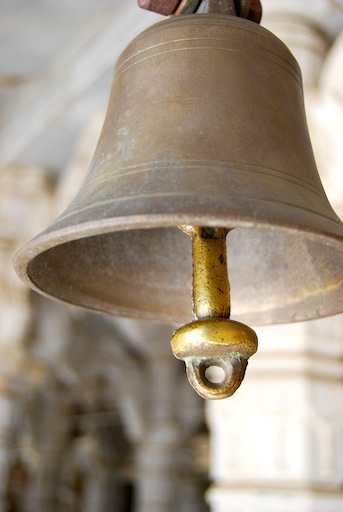
#> input picture images/bell.jpg, 343 x 512 px
$ jupyter execute --allow-errors dip2.ipynb
#> lines starting #> are read from the running program, lines starting #| are printed output that depends on the picture
# DIP ASSIGNMENT 2 - 2019900009

[cell 1]
import cv2
import matplotlib.pyplot as plt
import psutil
import plotly.io as pio
import plotly.express as px
from plotly.subplots import make_subplots
import plotly.graph_objects as go
from plotly.offline import init_notebook_mode
import numpy as np
from skimage.transform import resize, rescale
from scipy import fftpack
import skimage.filters
init_notebook_mode(connected = True)
import math
import os
from cmath import exp, pi
from math import log, ceil
import time

[cell 2]
from scipy.fftpack import fft2,ifft2

## Q1 - Linear Spatial Filters

[cell 3]
def zeroPadImage(im,k):
    c,r = im.shape[:2]
    pad = int((k-1)/2)
    N,M = c+(2*pad),r+(2*pad)
    tmp = np.zeros((N,M))
    tmp[pad:N-pad,pad:M-pad] = im
    return tmp

[cell 4]
def lowPassFilter(im,k):
    fil = (1/k*k)*np.ones((k,k))
    w = int((k-1)/2)
    cols,rows = im.shape[:2]
    out = np.zeros((cols,rows))
    tmp = zeroPadImage(im,k)
    N,M = tmp.shape
    for i in range(w,M-w):
        for j in range(w,N-w):
            m = im[i-w:i+w+1, j-w:j+w+1]**fil
            out[i-w][j-w] = int(m)
    return out

[cell 5]
def customAvgFilter(im,k):
    c,r = im.shape[:2]
    w = int((k-1)/2)
    tmp = zeroPadImage(im,k)
    M,N = tmp.shape
    mean = np.zeros((c,r))
    for i in range(w,M-w):
        Cols = np.zeros((k,k))
        Cols[:,:] = tmp[i-w:i+w+1,:k]
        for j in range(w,N-w):
            mean[i-w][j-w] = np.mean(Cols)
            newCol = np.reshape(np.array(tmp[i-w:i+w+1, j+w]),(k, 1))
            Cols = np.delete(Cols, 0, 1)
            Cols = np.append(Cols, newCol, axis=1)
    return mean

[cell 6]
sizes = []
images = []

im1 = cv2.imread("../images/bell.jpg",0)
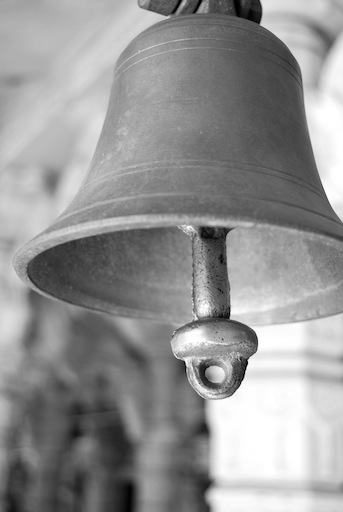
#> im1: shape (512, 343); min 0, max 255, mean 147.7
im2 = cv2.imread("../images/kobe.png",0)
im3 = cv2.imread("../images/mountain.jpg",0)
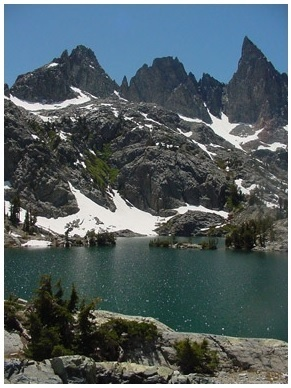
#> input picture images/mountain.jpg, 291 x 388 px
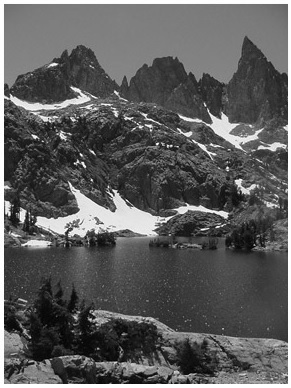
#> im3: shape (388, 291); min 0, max 255, mean 92.5
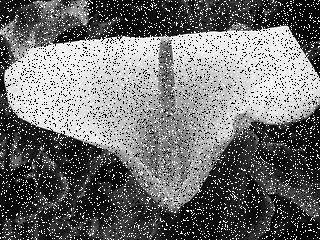
#> input picture images/Noisy.jpg, 320 x 240 px
#> further down, im is the input picture: shape (240, 320); min 0, max 255, mean 113.1
#| (240, 320)

images.append(im1)
images.append(im2)
images.append(im3)

sizes.append(im1.shape[0]*im1.shape[1])
#> (the rest of this cell did not finish here and is left out)

[cell 7]
kArr = [3,5,7,9]
runtimes = []

#> (the rest of this cell did not finish here and is left out)

[cell 8]
plt.plot(kArr,runtimes[0],label='size='+str(sizes[0]))
#> (the rest of this cell did not finish here and is left out)

[cell 9]
def customMedFilter(im,k):
#> called with k = 5
    c,r = im.shape[:2]
#> c = 240; r = 320
    w = int((k-1)/2)
    tmp = zeroPadImage(im,k)
#> in zeroPadImage (call 5), `tmp[pad:N-pad,pad:M-pad] = im`:
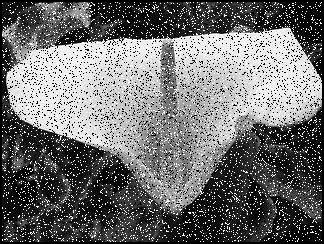
#> tmp: shape (244, 324) float64; min 0, max 255, mean 109.8
    M,N = tmp.shape
#> M = 244; N = 324
    mean = np.zeros((c,r))
    for i in range(w,M-w):
        Cols = np.zeros((k,k))
        Cols[:,:] = tmp[i-w:i+w+1,:k]
        for j in range(w,N-w):
            mean[i-w][j-w] = np.median(Cols)
            newCol = np.reshape(np.array(tmp[i-w:i+w+1, j+w]),(k, 1))
            Cols = np.delete(Cols, 0, 1)
            Cols = np.append(Cols, newCol, axis=1)
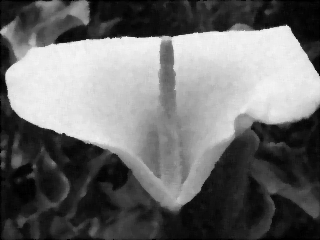
#> mean: shape (240, 320) float64; min 0, max 249, mean 108.6
    return mean

[cell 10]
im = cv2.imread("../images/Noisy.jpg",0)
print(im.shape)

[cell 11]
out = customMedFilter(im,5)

[cell 12]
fig, axs = plt.subplots(1, 2,figsize=(30,20))
axs[0].imshow(im, cmap="gray")
axs[0].set_title('Input Image')
axs[1].imshow(out, cmap="gray")
axs[1].set_title('Filtered image')

axs[0].axis("off")
axs[1].axis("off")

## Q2 - Edge Detection

[cell 13]
img = cv2.imread("../images/bell.jpg",0)

[cell 14]
edges = cv2.Canny(img,100,250)
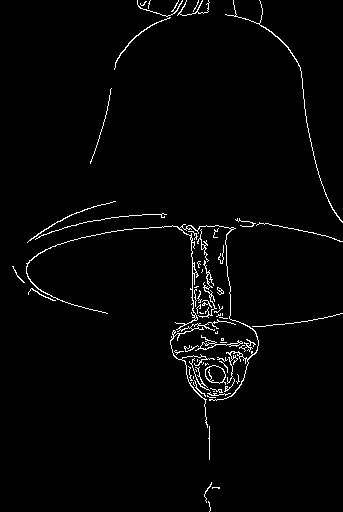
#> edges: shape (512, 343); 2.1% white in thin lines or dots

plt.subplot(121),plt.imshow(img,cmap = 'gray')
plt.title('Original Image'), plt.xticks([]), plt.yticks([])
plt.subplot(122),plt.imshow(edges,cmap = 'gray')
plt.title('Edge Image'), plt.xticks([]), plt.yticks([])

plt.show()

[cell 15]
def convolution(im, kernel, k):
    M, N = im.shape
    w = int((k - 1) / 2)
    out = np.zeros(im.shape)
    paddedImage = zeroPadImage(im,k)
    for row in range(M):
        for col in range(N):
            out[row, col] = np.sum(kernel * paddedImage[row:row + k, col:col + k])
    return out

[cell 16]
kobe = cv2.imread("../images/kobe.png",0)

[cell 17]
#Sobel
sobel_X = np.array([[-1, 0, 1], [-2, 0, 2], [-1, 0, 1]])
#> (the rest of this cell did not finish here and is left out)

[cell 18]
#Prewitt
pw_X = np.array([[-1, 0, 1], [-1, 0, 1], [-1, 0, 1]])
#> (the rest of this cell did not finish here and is left out)


pw_Y = np.array([[1, 1, 1], [0, 0, 0], [-1, -1, -1]])
pw_kobe_y = convolution(kobe, pw_Y, 3)

pw_gm = np.sqrt(np.square(pw_kobe_x) + np.square(pw_kobe_y))
pw_gm *= 255.0 / pw_gm.max()

[cell 19]
#Laplacian
lap = np.array([[1, 1, 1], [1, -8, 1], [1, 1, 1]])
#> (the rest of this cell did not finish here and is left out)


[cell 20]
#Roberts
rob_X = np.array([[0, 1], [-1, 0]])
#> (the rest of this cell did not finish here and is left out)
